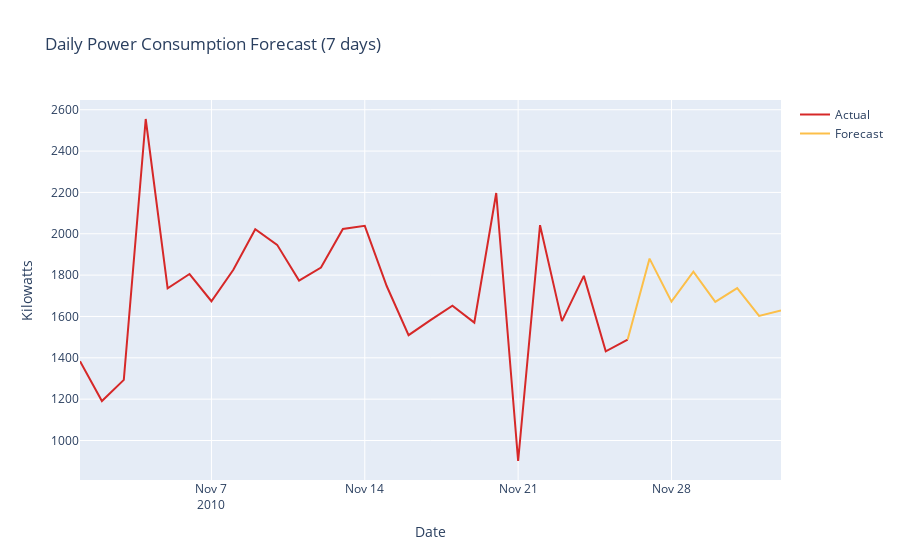

Notebook cell for this chart:
### Code cell
trace1 = go.Scatter(
    x = df_2010.index,
    y = actual,
    mode = 'lines',
    name = 'Actual',
    marker_color = '#D62828'
)
trace2 = go.Scatter(
    x = forecast_dates,
    y = forecast_inv,
    mode = 'lines',
    name = 'Forecast',
    marker_color = '#FCBF49'
)

layout = go.Layout(
    title = "Daily Power Consumption Forecast (7 days)",
    xaxis = {'title' : "Date"},
    yaxis = {'title' : "Kilowatts"}
)
fig = go.Figure(data=[trace1, trace2], layout=layout)
fig.show()

### Figure 1 — Plotly figure (JSON) as saved in the notebook; plotly's stock layout.template omitted (floating-point values rounded to 4 significant figures)
{"data": [{"marker": {"color": "#D62828"}, "mode": "lines", "name": "Actual", "type": "scatter", "x": ["2010-11-01T00:00:00", "2010-11-02T00:00:00", "2010-11-03T00:00:00", "2010-11-04T00:00:00", "2010-11-05T00:00:00", "2010-11-06T00:00:00", "2010-11-07T00:00:00", "2010-11-08T00:00:00", "2010-11-09T00:00:00", "2010-11-10T00:00:00", "2010-11-11T00:00:00", "2010-11-12T00:00:00", "2010-11-13T00:00:00", "2010-11-14T00:00:00", "2010-11-15T00:00:00", "2010-11-16T00:00:00", "2010-11-17T00:00:00", "2010-11-18T00:00:00", "2010-11-19T00:00:00", "2010-11-20T00:00:00", "2010-11-21T00:00:00", "2010-11-22T00:00:00", "2010-11-23T00:00:00", "2010-11-24T00:00:00", "2010-11-25T00:00:00", "2010-11-26T00:00:00"], "y": [1383.0, 1191.0, 1293.0, 2555.0, 1736.0, 1805.0, 1674.0, 1826.0, 2022.0, 1947.0, 1774.0, 1837.0, 2023.0, 2038.0, 1747.0, 1510.0, 1582.0, 1652.0, 1570.0, 2197.0, 900.9, 2042.0, 1578.0, 1796.0, 1431.0, 1488.0]}, {"marker": {"color": "#FCBF49"}, "mode": "lines", "name": "Forecast", "type": "scatter", "x": ["2010-11-26T00:00:00", "2010-11-27T00:00:00", "2010-11-28T00:00:00", "2010-11-29T00:00:00", "2010-11-30T00:00:00", "2010-12-01T00:00:00", "2010-12-02T00:00:00", "2010-12-03T00:00:00"], "y": [1488.0, 1880.0, 1672.0, 1817.0, 1670.0, 1738.0, 1603.0, 1629.0]}], "layout": {"title": {"text": "Daily Power Consumption Forecast (7 days)"}, "xaxis": {"title": {"text": "Date"}}, "yaxis": {"title": {"text": "Kilowatts"}}}}
